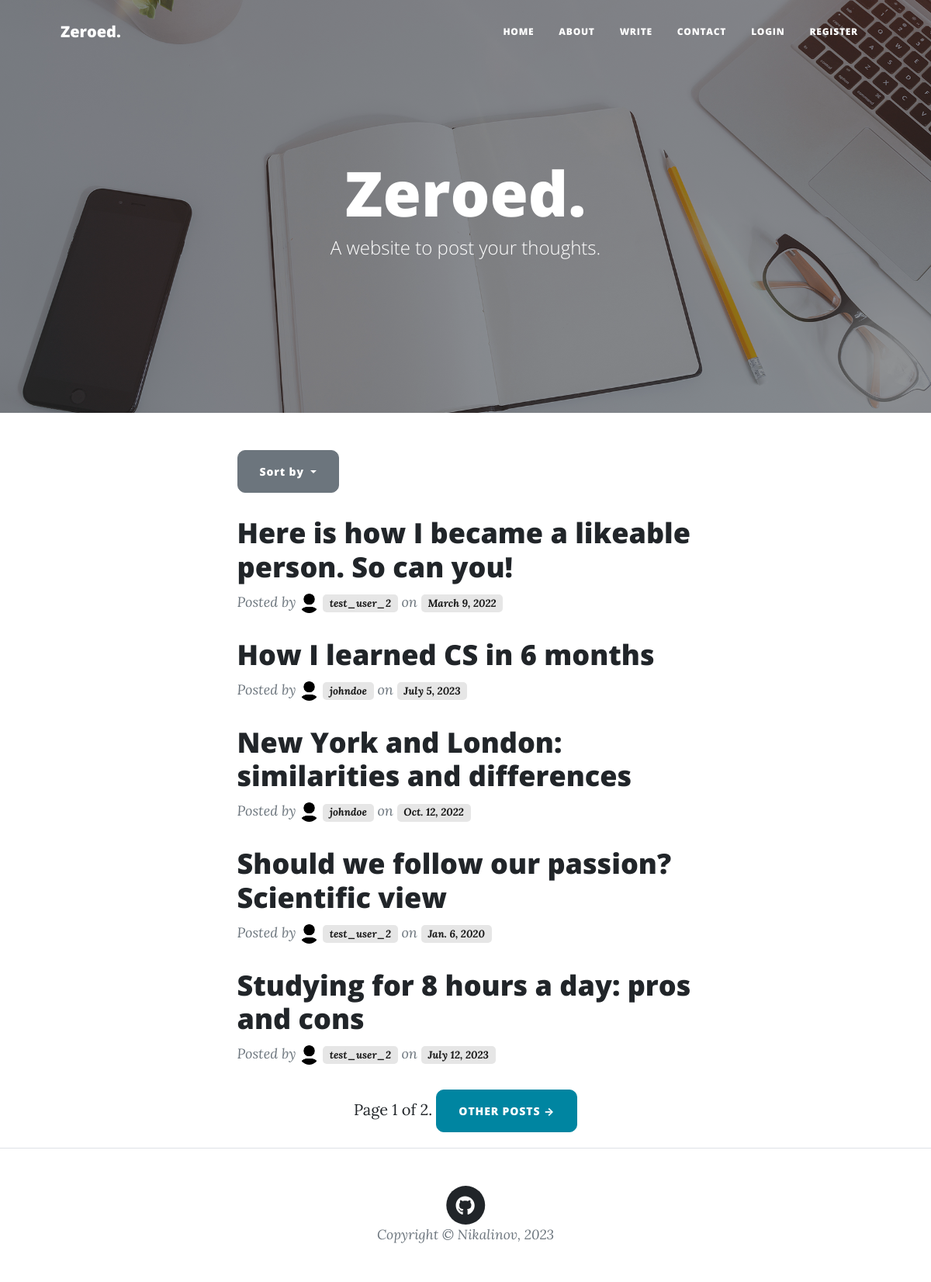
/feed/, run on the app's committed database.
### feed/models.py (models this page shows, shortened)
class Blog(models.Model):
    title = models.CharField(max_length=200, null=True)
    author = models.ForeignKey(
        User,
        on_delete=models.RESTRICT,
        blank=True,
        null=True,
    )
    post_date = models.DateField(default=now)
    content_type = models.ManyToManyField(ContentType)
    language = models.CharField(max_length=50, choices=LANGUAGES, default='EN')
    content = QuillField()
    upvoters = models.ManyToManyField(User, related_name='upvoters')
    views = models.IntegerField(editable=False, default=0)
    picture = models.ImageField(upload_to='feed/blog-pics/', default='feed/blog-pics/white-bg.png', blank=True)
    class Meta:
        ordering = ['-post_date']

class UserProfile(models.Model):
    user = models.OneToOneField(User, on_delete=models.CASCADE)
    bio = models.TextField(max_length=500, blank=True)
    location = models.CharField(max_length=100, choices=COUNTRIES, null=True, blank=True)
    reputation = models.IntegerField(default=0, editable=False)
    birth_date = models.DateField(blank=True, null=True)
    followers = models.ManyToManyField(User, editable=False, related_name='followers')
    img_width = models.PositiveIntegerField(default=150)
    picture = models.ImageField(width_field='img_width', upload_to='feed/profile-pics/',
                                default='feed/profile-pics/profile-default.jpg', blank=True)
    website = models.CharField(max_length=100, blank=True)
    github = models.CharField(max_length=100, blank=True)
    twitter = models.CharField(max_length=100, blank=True)
    instagram = models.CharField(max_length=100, blank=True)
    facebook = models.CharField(max_length=100, blank=True)

### feed/views.py (the view)
# urls.py: path('', views.BlogListView.as_view(), name='index'),
class BlogListView(ListView):
    model = Blog
    paginate_by = 5
    template_name = 'feed/index.html'
    def get_queryset(self):
        if 'sorting' in self.kwargs:
            return blogs_sorted(self.kwargs['sorting'])
        else:
            return Blog.objects.order_by('title')

### feed/templates/feed/index.html (shortened to what this page needs)
{% extends 'base_generic.html' %}
{% load static %}
{% block header %}
  <header class="masthead" style="background-image: url('{% static 'feed/assets/img/home-bg.jpg' %}')">
    <div class="container position-relative px-4 px-lg-5">
      <div class="row gx-4 gx-lg-5 justify-content-center">
        <div class="col-md-10 col-lg-8 col-xl-7">
          <div class="site-heading">
            <h1>Zeroed.</h1>
            <span class="subheading">A website to post your thoughts.</span>
          </div>
        </div>
      </div>
    </div>
  </header>
{% endblock %}
{% block content %}
  <div class="container px-4 px-lg-5">
    <div class="row gx-4 gx-lg-5 justify-content-center">
      <div class="col-md-10 col-lg-8 col-xl-7">
        <div class="dropdown">
          <button class="btn btn-secondary dropdown-toggle" type="button" id="dropdownMenuButton" data-bs-toggle="dropdown" aria-haspopup="true" aria-expanded="false">
            Sort by
          </button>
        </div>
        {% for blog in blog_list %}
          <div class="post-preview">
            <a href="{% url 'blog' blog.pk %}">
              <h2 class="post-title">{{ blog.title }}</h2>
            </a>
            <p class="post-meta">
              Posted by
              <a href="{% url 'profile' blog.author.pk %}">
                <img class="rounded-circle" src="{{ blog.author.userprofile.picture.url }}" alt="img" width="25" height="25">
              </a>
              <a class="badge bg-light" href="{% url 'profile' blog.author.pk %}">{{ blog.author.username }}</a>
              on <span class="badge bg-light">{{ blog.post_date }}</span>
            </p>
          </div>
        {% endfor %}
        <div class="pagination justify-content-center" style="padding-bottom: 20px;">
          <span class="step-links">
            <span class="current">
                Page {{ page_obj.number }} of {{ page_obj.paginator.num_pages }}.
            </span>
            {% if page_obj.has_next %}
              <a class="btn btn-primary text-uppercase" href="?page={{ page_obj.next_page_number }}">Other Posts →</a>
            {% endif %}
          </span>
        </div>
      </div>
    </div>
  </div>
{% endblock %}

### data on the page
Blog: title "Here is how I became a likeable person. So can you!", author.userprofile.picture (placeholder picture), author.username "test_user_2", post_date "March 9, 2022"
Blog: title "How I learned CS in 6 months", author.userprofile.picture (placeholder picture), author.username "johndoe", post_date "July 5, 2023"
Blog: title "New York and London: similarities and differences", author.userprofile.picture (placeholder picture), author.username "johndoe", post_date "Oct. 12, 2022"
Blog: title "Should we follow our passion? Scientific view", author.userprofile.picture (placeholder picture), author.username "test_user_2", post_date "Jan. 6, 2020"
Blog: title "Studying for 8 hours a day: pros and cons", author.userprofile.picture (placeholder picture), author.username "test_user_2", post_date "July 12, 2023"

### other printed values
{{ page_obj.number }} "1"
{{ page_obj.paginator.num_pages }} "2"
